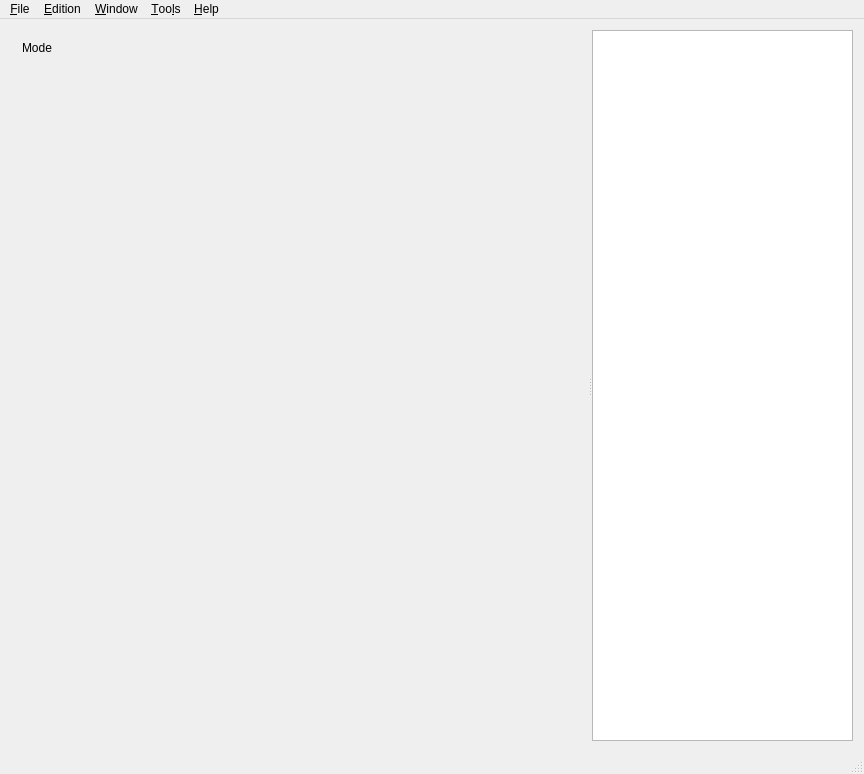
<?xml version="1.0" encoding="UTF-8"?>
<ui version="4.0">
 <class>MainWindow</class>
 <widget class="QMainWindow" name="MainWindow">
  <property name="geometry">
   <rect>
    <x>0</x>
    <y>0</y>
    <width>864</width>
    <height>774</height>
   </rect>
  </property>
  <property name="windowTitle">
   <string>Chord V</string>
  </property>
  <property name="windowIcon">
   <iconset resource="../Resources/resources.qrc">
    <normaloff>:/Image/Images/logo.svg</normaloff>:/Image/Images/logo.svg</iconset>
  </property>
  <widget class="QWidget" name="centralWidget">
   <layout class="QGridLayout" name="gridLayout">
    <item row="0" column="0">
     <widget class="QSplitter" name="splitter">
      <widget class="QWidget" name="layoutWidget1">
       <layout class="QVBoxLayout" name="verticalLayout_9">
        <item>
         <widget class="QLabel" name="labelMode">
          <property name="text">
           <string>Mode</string>
          </property>
         </widget>
        </item>
        <item>
         <widget class="QStackedWidget" name="stackedWidget">
          <property name="currentIndex">
           <number>3</number>
          </property>
          <widget class="QWidget" name="pageEditor">
           <layout class="QHBoxLayout" name="horizontalLayout_14">
            <property name="leftMargin">
             <number>1</number>
            </property>
            <property name="topMargin">
             <number>1</number>
            </property>
            <property name="rightMargin">
             <number>1</number>
            </property>
            <property name="bottomMargin">
             <number>1</number>
            </property>
            <item>
             <widget class="FormEditor" name="textEditCho3File" native="true"/>
            </item>
           </layout>
          </widget>
          <widget class="QWidget" name="pageDefinition">
           <layout class="QVBoxLayout" name="verticalLayout_4">
            <item>
             <layout class="QHBoxLayout" name="horizontalLayout_9">
              <item>
               <layout class="QVBoxLayout" name="verticalLayout_3">
                <item>
                 <layout class="QVBoxLayout" name="verticalLayout_8">
                  <item>
                   <layout class="QVBoxLayout" name="verticalLayout_6">
                    <item>
                     <layout class="QHBoxLayout" name="horizontalLayout_5">
                      <item>
                       <widget class="QLabel" name="labelProjectName">
                        <property name="text">
                         <string>Project name :</string>
                        </property>
                       </widget>
                      </item>
                      <item>
                       <widget class="QLabel" name="labelNameProjectName">
                        <property name="text">
                         <string/>
                        </property>
                       </widget>
                      </item>
                     </layout>
                    </item>
                    <item>
                     <layout class="QHBoxLayout" name="horizontalLayout_7">
                      <item>
                       <widget class="QLabel" name="labelDirProject">
                        <property name="text">
                         <string>Project directory :</string>
                        </property>
                       </widget>
                      </item>
                      <item>
                       <widget class="QLabel" name="labelNameDirProject">
                        <property name="text">
                         <string/>
                        </property>
                       </widget>
                      </item>
                     </layout>
                    </item>
                   </layout>
                  </item>
                 </layout>
                </item>
                <item>
                 <layout class="QHBoxLayout" name="horizontalLayout">
                  <item>
                   <layout class="QVBoxLayout" name="verticalLayout">
                    <item>
                     <widget class="QLabel" name="labelCreatorName">
                      <property name="text">
                       <string>Creator name</string>
                      </property>
                     </widget>
                    </item>
                    <item>
                     <widget class="QLabel" name="labelChordLanguage">
                      <property name="text">
                       <string>Chord Language</string>
                      </property>
                     </widget>
                    </item>
                    <item>
                     <widget class="QLabel" name="labelChordMinorNotation">
                      <property name="text">
                       <string>Chord Minor notation</string>
                      </property>
                     </widget>
                    </item>
                   </layout>
                  </item>
                  <item>
                   <layout class="QVBoxLayout" name="verticalLayout_2">
                    <item>
                     <widget class="QLineEdit" name="lineEditCreatorName"/>
                    </item>
                    <item>
                     <widget class="QComboBox" name="comboBoxChordLanguage"/>
                    </item>
                    <item>
                     <widget class="QComboBox" name="comboBoxMinorNotation"/>
                    </item>
                   </layout>
                  </item>
                 </layout>
                </item>
                <item>
                 <layout class="QHBoxLayout" name="horizontalLayout_4">
                  <item>
                   <widget class="QLabel" name="labelWatermark">
                    <property name="text">
                     <string>Watermark</string>
                    </property>
                   </widget>
                  </item>
                  <item>
                   <widget class="QLineEdit" name="lineEditWatermark"/>
                  </item>
                 </layout>
                </item>
                <item>
                 <layout class="QHBoxLayout" name="horizontalLayout_2"/>
                </item>
                <item>
                 <spacer name="verticalSpacer">
                  <property name="sizeHint" stdset="0">
                   <size>
                    <width>419</width>
                    <height>13</height>
                   </size>
                  </property>
                 </spacer>
                </item>
               </layout>
              </item>
              <item>
               <spacer name="horizontalSpacer">
                <property name="sizeHint" stdset="0">
                 <size>
                  <width>40</width>
                  <height>20</height>
                 </size>
                </property>
               </spacer>
              </item>
             </layout>
            </item>
           </layout>
          </widget>
          <widget class="QWidget" name="pageLyricsMode">
           <layout class="QVBoxLayout" name="verticalLayout_10">
            <item>
             <widget class="LyricsConfig" name="widgetLyricsMode" native="true"/>
            </item>
           </layout>
          </widget>
          <widget class="QWidget" name="pageChordMode">
           <layout class="QVBoxLayout" name="verticalLayout_14">
            <property name="leftMargin">
             <number>1</number>
            </property>
            <property name="topMargin">
             <number>1</number>
            </property>
            <property name="rightMargin">
             <number>1</number>
            </property>
            <property name="bottomMargin">
             <number>1</number>
            </property>
            <item>
             <widget class="ChordConfig" name="widgetChordMode" native="true"/>
            </item>
           </layout>
          </widget>
          <widget class="QWidget" name="pageTextMode">
           <layout class="QVBoxLayout" name="verticalLayout_15">
            <property name="leftMargin">
             <number>1</number>
            </property>
            <property name="topMargin">
             <number>1</number>
            </property>
            <property name="rightMargin">
             <number>1</number>
            </property>
            <property name="bottomMargin">
             <number>1</number>
            </property>
            <item>
             <widget class="TextConfig" name="widgetTextMode" native="true"/>
            </item>
           </layout>
          </widget>
          <widget class="QWidget" name="pageMemory">
           <layout class="QVBoxLayout" name="verticalLayout_7">
            <property name="leftMargin">
             <number>1</number>
            </property>
            <property name="topMargin">
             <number>1</number>
            </property>
            <property name="rightMargin">
             <number>1</number>
            </property>
            <property name="bottomMargin">
             <number>1</number>
            </property>
            <item>
             <layout class="QHBoxLayout" name="horizontalLayout_3">
              <item>
               <widget class="QTableWidget" name="tableWidgetToc">
                <property name="editTriggers">
                 <set>QAbstractItemView::NoEditTriggers</set>
                </property>
               </widget>
              </item>
              <item>
               <widget class="FormMemoryInfo" name="widgetMemory" native="true"/>
              </item>
             </layout>
            </item>
            <item>
             <layout class="QHBoxLayout" name="horizontalLayout_8">
              <item>
               <spacer name="horizontalSpacer_3">
                <property name="sizeHint" stdset="0">
                 <size>
                  <width>40</width>
                  <height>20</height>
                 </size>
                </property>
               </spacer>
              </item>
              <item>
               <widget class="QLabel" name="labelESCAPEPAUSE">
                <property name="text">
                 <string>&lt; ESCAPE &gt;  to abort monitoring window
&lt; PAUSE&gt; to pause unpause</string>
                </property>
               </widget>
              </item>
              <item>
               <spacer name="horizontalSpacer_2">
                <property name="sizeHint" stdset="0">
                 <size>
                  <width>40</width>
                  <height>20</height>
                 </size>
                </property>
               </spacer>
              </item>
              <item>
               <widget class="QPushButton" name="pushButtonLaunchMemory">
                <property name="toolTip">
                 <string>F10</string>
                </property>
                <property name="text">
                 <string>Launch</string>
                </property>
                <property name="shortcut">
                 <string>F10</string>
                </property>
               </widget>
              </item>
             </layout>
            </item>
           </layout>
          </widget>
         </widget>
        </item>
       </layout>
      </widget>
      <widget class="LogMessages" name="log"/>
     </widget>
    </item>
   </layout>
  </widget>
  <widget class="QMenuBar" name="menuBar">
   <property name="geometry">
    <rect>
     <x>0</x>
     <y>0</y>
     <width>864</width>
     <height>22</height>
    </rect>
   </property>
   <widget class="QMenu" name="menuFile">
    <property name="title">
     <string>&amp;File</string>
    </property>
    <addaction name="actionNew_Project"/>
    <addaction name="actionNew_Project_with_sample"/>
    <addaction name="actionOpen_Project"/>
    <addaction name="separator"/>
    <addaction name="actionOpen_Song_File"/>
    <addaction name="actionExport_tho_cho3_file"/>
    <addaction name="separator"/>
    <addaction name="actionExport_the_selected_song_to_formated_format"/>
    <addaction name="actionExport_to_formated_format"/>
    <addaction name="separator"/>
    <addaction name="actionSave"/>
    <addaction name="actionSave_As"/>
    <addaction name="separator"/>
    <addaction name="actionClose"/>
    <addaction name="actionQuit"/>
   </widget>
   <widget class="QMenu" name="menuTools">
    <property name="title">
     <string>&amp;Too&amp;ls</string>
    </property>
    <widget class="QMenu" name="menuPreferences_hints">
     <property name="title">
      <string>Preferences &amp;hints</string>
     </property>
     <addaction name="actionSave_Current_as_Defaut"/>
     <addaction name="actionReset_Preferences_as_Origin"/>
     <addaction name="actionForce_configuration_files_to_current_project"/>
    </widget>
    <widget class="QMenu" name="menuBuild_PDF">
     <property name="title">
      <string>&amp;Build PDF</string>
     </property>
     <addaction name="actionBuildText"/>
     <addaction name="actionBuildLyrics"/>
     <addaction name="actionBuildChord"/>
     <addaction name="actionBuildAll"/>
    </widget>
    <widget class="QMenu" name="menuLaunch_PDF_Viewer">
     <property name="title">
      <string>&amp;Launch PDF Viewer</string>
     </property>
     <addaction name="actionViewText"/>
     <addaction name="actionViewLyrics"/>
     <addaction name="actionViewChord"/>
     <addaction name="actionViewLastbuilt"/>
    </widget>
    <widget class="QMenu" name="menuBuild_and_Launch_PDF">
     <property name="title">
      <string>B&amp;uild and Launch PDF</string>
     </property>
     <addaction name="actionBuildAndViewText"/>
     <addaction name="actionBuildAndViewLyrics"/>
     <addaction name="actionBuildAndViewChord"/>
    </widget>
    <widget class="QMenu" name="menuImport_other_format">
     <property name="title">
      <string>C&amp;onversion</string>
     </property>
     <addaction name="action2Line2chordpro"/>
     <addaction name="actionChangeChordLang"/>
     <addaction name="actionTranspose_chords"/>
     <addaction name="actionReplace_space_chord_space_by_Chord"/>
    </widget>
    <widget class="QMenu" name="menuCheck">
     <property name="title">
      <string>Check</string>
     </property>
     <addaction name="actionAll_chord_used_are_defined"/>
     <addaction name="actionDataBaseCheck"/>
    </widget>
    <widget class="QMenu" name="menuSort_the_book">
     <property name="title">
      <string>So&amp;rt the book</string>
     </property>
     <addaction name="actionSortBy_song_name"/>
     <addaction name="actionSortBy_Author_and_song_name"/>
    </widget>
    <addaction name="separator"/>
    <addaction name="actionPreferences"/>
    <addaction name="menuPreferences_hints"/>
    <addaction name="separator"/>
    <addaction name="actionChordDefinition"/>
    <addaction name="separator"/>
    <addaction name="menuImport_other_format"/>
    <addaction name="actionSuppress_chord_on_selection"/>
    <addaction name="menuSort_the_book"/>
    <addaction name="menuCheck"/>
    <addaction name="separator"/>
    <addaction name="menuLaunch_PDF_Viewer"/>
    <addaction name="menuBuild_PDF"/>
    <addaction name="menuBuild_and_Launch_PDF"/>
    <addaction name="separator"/>
    <addaction name="actionSpelling_check"/>
    <addaction name="actionBuild_a_markdown_File"/>
    <addaction name="actionBuild_JazzLab_files"/>
    <addaction name="actionBuild_MMA_files"/>
   </widget>
   <widget class="QMenu" name="menuHelp">
    <property name="title">
     <string>&amp;Help</string>
    </property>
    <addaction name="actionDocumentation"/>
    <addaction name="actionAbout"/>
    <addaction name="actionSystem_Info"/>
    <addaction name="actionLoad_demo_file"/>
   </widget>
   <widget class="QMenu" name="menuEdition">
    <property name="title">
     <string>&amp;Edition</string>
    </property>
    <addaction name="actionCopy"/>
    <addaction name="actionCut"/>
    <addaction name="actionPaste"/>
    <addaction name="separator"/>
    <addaction name="actionSearch"/>
    <addaction name="actionReplace"/>
    <addaction name="separator"/>
    <addaction name="actionZoomIn"/>
    <addaction name="actionZoomOut"/>
    <addaction name="separator"/>
   </widget>
   <widget class="QMenu" name="menuOutput">
    <property name="title">
     <string>&amp;Window</string>
    </property>
    <addaction name="separator"/>
    <addaction name="actionSelectEditor"/>
    <addaction name="actionSelectDefinition"/>
    <addaction name="separator"/>
    <addaction name="actionSelectText"/>
    <addaction name="actionSelectLyrics"/>
    <addaction name="actionSelectChord"/>
    <addaction name="actionSelectMemory"/>
   </widget>
   <addaction name="menuFile"/>
   <addaction name="menuEdition"/>
   <addaction name="menuOutput"/>
   <addaction name="menuTools"/>
   <addaction name="menuHelp"/>
  </widget>
  <widget class="StatusBar" name="statusBar"/>
  <action name="actionNew_Project">
   <property name="text">
    <string>&amp;New Project</string>
   </property>
  </action>
  <action name="actionOpen_Project">
   <property name="text">
    <string>&amp;Open Project</string>
   </property>
  </action>
  <action name="actionQuit">
   <property name="text">
    <string>&amp;Quit</string>
   </property>
  </action>
  <action name="actionSave_Current_as_Defaut">
   <property name="text">
    <string>&amp;Save Current as Defaut</string>
   </property>
  </action>
  <action name="actionSave">
   <property name="text">
    <string>&amp;Save</string>
   </property>
   <property name="shortcut">
    <string>Ctrl+S</string>
   </property>
  </action>
  <action name="actionSave_As">
   <property name="text">
    <string>Save &amp;As</string>
   </property>
  </action>
  <action name="actionDocumentation">
   <property name="text">
    <string>&amp;Documentation</string>
   </property>
   <property name="shortcut">
    <string>F1</string>
   </property>
  </action>
  <action name="actionAbout">
   <property name="text">
    <string>&amp;About</string>
   </property>
  </action>
  <action name="actionLast_Project">
   <property name="text">
    <string>&amp;Last Projects</string>
   </property>
  </action>
  <action name="actionProduce_PDF_files">
   <property name="enabled">
    <bool>false</bool>
   </property>
   <property name="text">
    <string>&amp;Produce PDF files</string>
   </property>
  </action>
  <action name="actionPreferences">
   <property name="text">
    <string>&amp;Preferences</string>
   </property>
   <property name="shortcut">
    <string>Ctrl+O</string>
   </property>
  </action>
  <action name="actionOpen_Song_File">
   <property name="text">
    <string>&amp;Import cho3 File</string>
   </property>
  </action>
  <action name="actionChordDefinition">
   <property name="text">
    <string>&amp;Chord definition</string>
   </property>
   <property name="shortcut">
    <string>F3</string>
   </property>
  </action>
  <action name="actionSystem_Info">
   <property name="text">
    <string>&amp;System Info</string>
   </property>
  </action>
  <action name="actionSearch">
   <property name="text">
    <string>&amp;Find</string>
   </property>
   <property name="shortcut">
    <string>Ctrl+F</string>
   </property>
  </action>
  <action name="actionReplace">
   <property name="text">
    <string>&amp;Replace</string>
   </property>
   <property name="shortcut">
    <string>Ctrl+R</string>
   </property>
  </action>
  <action name="actionSelectDefinition">
   <property name="checkable">
    <bool>true</bool>
   </property>
   <property name="text">
    <string>&amp;Global definitions</string>
   </property>
  </action>
  <action name="actionSelectText">
   <property name="checkable">
    <bool>true</bool>
   </property>
   <property name="text">
    <string>&amp;Text only mode</string>
   </property>
  </action>
  <action name="actionSelectLyrics">
   <property name="checkable">
    <bool>true</bool>
   </property>
   <property name="text">
    <string>&amp;Lyrics and chord mode</string>
   </property>
  </action>
  <action name="actionSelectChord">
   <property name="checkable">
    <bool>true</bool>
   </property>
   <property name="text">
    <string>&amp;Chord mode</string>
   </property>
  </action>
  <action name="actionSelectMemory">
   <property name="checkable">
    <bool>true</bool>
   </property>
   <property name="text">
    <string>&amp;Memory mode</string>
   </property>
   <property name="shortcut">
    <string>F8</string>
   </property>
  </action>
  <action name="actionSelectEditor">
   <property name="checkable">
    <bool>true</bool>
   </property>
   <property name="text">
    <string>&amp;Editor</string>
   </property>
   <property name="shortcut">
    <string>F2</string>
   </property>
  </action>
  <action name="action1">
   <property name="text">
    <string>1</string>
   </property>
  </action>
  <action name="actionBuildAll">
   <property name="text">
    <string>&amp;Build All</string>
   </property>
   <property name="shortcut">
    <string>F9</string>
   </property>
  </action>
  <action name="actionBuildText">
   <property name="text">
    <string>&amp;Text</string>
   </property>
   <property name="shortcut">
    <string>F5</string>
   </property>
  </action>
  <action name="actionBuildLyrics">
   <property name="text">
    <string>&amp;Lyrics</string>
   </property>
   <property name="shortcut">
    <string>F6</string>
   </property>
  </action>
  <action name="actionBuildChord">
   <property name="text">
    <string>&amp;Chord</string>
   </property>
   <property name="shortcut">
    <string>F7</string>
   </property>
  </action>
  <action name="actionBuildMemory">
   <property name="text">
    <string>&amp;Memory</string>
   </property>
   <property name="shortcut">
    <string>F8</string>
   </property>
  </action>
  <action name="actionViewText">
   <property name="text">
    <string>&amp;Text</string>
   </property>
   <property name="shortcut">
    <string>Ctrl+F5</string>
   </property>
  </action>
  <action name="actionViewLyrics">
   <property name="text">
    <string>&amp;Lyrics</string>
   </property>
   <property name="shortcut">
    <string>Ctrl+F6</string>
   </property>
  </action>
  <action name="actionViewChord">
   <property name="text">
    <string>&amp;Chord</string>
   </property>
   <property name="shortcut">
    <string>Ctrl+F7</string>
   </property>
  </action>
  <action name="actionViewMemory">
   <property name="text">
    <string>&amp;Memory</string>
   </property>
   <property name="shortcut">
    <string>Ctrl+F8</string>
   </property>
  </action>
  <action name="actionReset_Preferences_as_Origin">
   <property name="text">
    <string>&amp;Reset Preferences as Origin</string>
   </property>
  </action>
  <action name="actionViewLastbuilt">
   <property name="text">
    <string>Last &amp;built</string>
   </property>
  </action>
  <action name="actionExport_tho_cho3_file">
   <property name="text">
    <string>&amp;Export to cho3 file</string>
   </property>
  </action>
  <action name="actionBuildAndViewText">
   <property name="text">
    <string>&amp;Text</string>
   </property>
   <property name="shortcut">
    <string>Shift+F6</string>
   </property>
  </action>
  <action name="actionBuildAndViewLyrics">
   <property name="text">
    <string>&amp;Lyrics</string>
   </property>
   <property name="shortcut">
    <string>Shift+F7</string>
   </property>
  </action>
  <action name="actionBuildAndViewMemory">
   <property name="text">
    <string>&amp;Memory</string>
   </property>
   <property name="shortcut">
    <string>Shift+F9</string>
   </property>
  </action>
  <action name="actionBuildAndViewChord">
   <property name="text">
    <string>&amp;Chord</string>
   </property>
   <property name="shortcut">
    <string>Shift+F8</string>
   </property>
  </action>
  <action name="actionZoomIn">
   <property name="text">
    <string>&amp;Zoom +</string>
   </property>
   <property name="shortcut">
    <string>Ctrl++</string>
   </property>
  </action>
  <action name="actionZoomOut">
   <property name="text">
    <string>Z&amp;oom - </string>
   </property>
   <property name="shortcut">
    <string>Ctrl+-</string>
   </property>
  </action>
  <action name="actionForce_configuration_files_to_current_project">
   <property name="text">
    <string>&amp;Force configuration files to current project</string>
   </property>
  </action>
  <action name="action2Line2chordpro">
   <property name="text">
    <string>&amp;Chords with chord on line above to chordpro format</string>
   </property>
  </action>
  <action name="actionChangeChordLang">
   <property name="text">
    <string>Change  the chords &amp;Language of the current song file</string>
   </property>
  </action>
  <action name="actionClose">
   <property name="text">
    <string>&amp;Close</string>
   </property>
  </action>
  <action name="actionTranspose_chords">
   <property name="text">
    <string>&amp;Transpose chords</string>
   </property>
  </action>
  <action name="actionLoad_demo_file">
   <property name="text">
    <string>&amp;Load demo file</string>
   </property>
  </action>
  <action name="actionCopy">
   <property name="text">
    <string>&amp;Copy</string>
   </property>
   <property name="shortcut">
    <string>Ctrl+C</string>
   </property>
  </action>
  <action name="actionCut">
   <property name="text">
    <string>C&amp;ut</string>
   </property>
   <property name="shortcut">
    <string>Ctrl+X</string>
   </property>
  </action>
  <action name="actionPaste">
   <property name="text">
    <string>&amp;Paste</string>
   </property>
   <property name="shortcut">
    <string>Ctrl+P</string>
   </property>
  </action>
  <action name="actionAll_chord_used_are_defined">
   <property name="text">
    <string>All chord used are defined</string>
   </property>
  </action>
  <action name="actionDataBaseCheck">
   <property name="text">
    <string>DataBase</string>
   </property>
  </action>
  <action name="actionReplace_space_chord_space_by_Chord">
   <property name="text">
    <string>Replace space chord space by [Chord]</string>
   </property>
  </action>
  <action name="actionSuppress_chord_on_selection">
   <property name="text">
    <string>&amp;Suppress chords on selection</string>
   </property>
  </action>
  <action name="actionSortBy_song_name">
   <property name="text">
    <string>By song name</string>
   </property>
  </action>
  <action name="actionSortBy_Author_and_song_name">
   <property name="text">
    <string>By Author and song name</string>
   </property>
  </action>
  <action name="actionNew_Project_with_sample">
   <property name="text">
    <string>New Project with sample</string>
   </property>
  </action>
  <action name="actionExport_to_formated_format">
   <property name="text">
    <string>Export the document to formated format</string>
   </property>
  </action>
  <action name="actionExport_the_selected_song_to_formated_format">
   <property name="text">
    <string>Export the selected song to formated format</string>
   </property>
  </action>
  <action name="actionSpelling_check">
   <property name="text">
    <string>Spelling check</string>
   </property>
   <property name="shortcut">
    <string>Ctrl+G</string>
   </property>
  </action>
  <action name="actionBuild_a_markdown_File">
   <property name="text">
    <string>Build a markdown File</string>
   </property>
  </action>
  <action name="actionBuild_JazzLab_files">
   <property name="text">
    <string>Build JazzLab files</string>
   </property>
  </action>
  <action name="actionBuild_MMA_files">
   <property name="text">
    <string>Build MMA files</string>
   </property>
  </action>
 </widget>
 <layoutdefault spacing="6" margin="11"/>
 <customwidgets>
  <customwidget>
   <class>LyricsConfig</class>
   <extends>QWidget</extends>
   <header>lyricsconfig.h</header>
   <container>1</container>
  </customwidget>
  <customwidget>
   <class>ChordConfig</class>
   <extends>QWidget</extends>
   <header>chordconfig.h</header>
   <container>1</container>
  </customwidget>
  <customwidget>
   <class>TextConfig</class>
   <extends>QWidget</extends>
   <header>textconfig.h</header>
   <container>1</container>
  </customwidget>
  <customwidget>
   <class>FormMemoryInfo</class>
   <extends>QWidget</extends>
   <header>formmemoryinfo.h</header>
   <container>1</container>
  </customwidget>
  <customwidget>
   <class>LogMessages</class>
   <extends>QTextEdit</extends>
   <header>logmessages.h</header>
  </customwidget>
  <customwidget>
   <class>FormEditor</class>
   <extends>QWidget</extends>
   <header>formeditor.h</header>
   <container>1</container>
  </customwidget>
  <customwidget>
   <class>StatusBar</class>
   <extends>QStatusBar</extends>
   <header>statusbar.h</header>
  </customwidget>
 </customwidgets>
 <resources>
  <include location="../Resources/resources.qrc"/>
 </resources>
 <connections/>
</ui>
